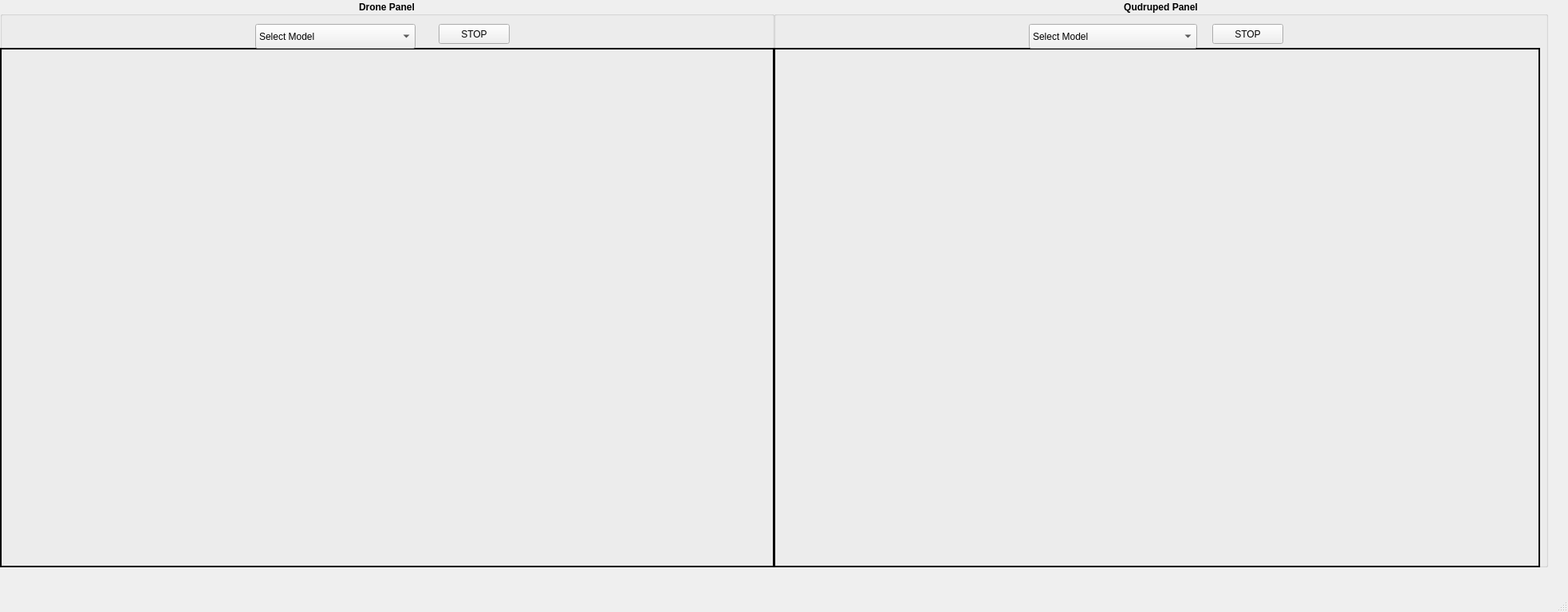
<?xml version="1.0" encoding="UTF-8"?>
<ui version="4.0">
 <class>MainWindow</class>
 <widget class="QMainWindow" name="MainWindow">
  <property name="geometry">
   <rect>
    <x>0</x>
    <y>0</y>
    <width>1966</width>
    <height>767</height>
   </rect>
  </property>
  <property name="windowTitle">
   <string>Live Stream</string>
  </property>
  <property name="autoFillBackground">
   <bool>false</bool>
  </property>
  <widget class="QWidget" name="centralwidget">
   <widget class="QGroupBox" name="groupBox">
    <property name="geometry">
     <rect>
      <x>0</x>
      <y>0</y>
      <width>971</width>
      <height>711</height>
     </rect>
    </property>
    <property name="font">
     <font>
      <weight>75</weight>
      <bold>true</bold>
     </font>
    </property>
    <property name="layoutDirection">
     <enum>Qt::LeftToRight</enum>
    </property>
    <property name="autoFillBackground">
     <bool>true</bool>
    </property>
    <property name="title">
     <string>Drone Panel</string>
    </property>
    <property name="alignment">
     <set>Qt::AlignCenter</set>
    </property>
    <widget class="QLabel" name="Screen1">
     <property name="geometry">
      <rect>
       <x>0</x>
       <y>60</y>
       <width>971</width>
       <height>651</height>
      </rect>
     </property>
     <property name="autoFillBackground">
      <bool>false</bool>
     </property>
     <property name="styleSheet">
      <string notr="true">border-color: rgb(0, 0, 0);</string>
     </property>
     <property name="frameShape">
      <enum>QFrame::Panel</enum>
     </property>
     <property name="frameShadow">
      <enum>QFrame::Plain</enum>
     </property>
     <property name="lineWidth">
      <number>2</number>
     </property>
     <property name="text">
      <string/>
     </property>
    </widget>
    <widget class="QPushButton" name="stop">
     <property name="geometry">
      <rect>
       <x>550</x>
       <y>30</y>
       <width>89</width>
       <height>25</height>
      </rect>
     </property>
     <property name="font">
      <font>
       <weight>50</weight>
       <bold>false</bold>
      </font>
     </property>
     <property name="text">
      <string>STOP</string>
     </property>
    </widget>
    <widget class="QComboBox" name="comboBox">
     <property name="geometry">
      <rect>
       <x>320</x>
       <y>30</y>
       <width>201</width>
       <height>31</height>
      </rect>
     </property>
     <property name="font">
      <font>
       <weight>50</weight>
       <bold>false</bold>
      </font>
     </property>
     <property name="currentText">
      <string>Select Model</string>
     </property>
     <item>
      <property name="text">
       <string>Select Model</string>
      </property>
     </item>
     <item>
      <property name="text">
       <string>MultiLabel Classification</string>
      </property>
     </item>
     <item>
      <property name="text">
       <string>Object Detection Count</string>
      </property>
     </item>
    </widget>
    <widget class="QPushButton" name="stop2">
     <property name="geometry">
      <rect>
       <x>20</x>
       <y>890</y>
       <width>89</width>
       <height>25</height>
      </rect>
     </property>
     <property name="text">
      <string>STOP</string>
     </property>
    </widget>
   </widget>
   <widget class="QGroupBox" name="groupBox_2">
    <property name="geometry">
     <rect>
      <x>970</x>
      <y>0</y>
      <width>971</width>
      <height>711</height>
     </rect>
    </property>
    <property name="font">
     <font>
      <weight>75</weight>
      <bold>true</bold>
     </font>
    </property>
    <property name="title">
     <string>Qudruped Panel</string>
    </property>
    <property name="alignment">
     <set>Qt::AlignCenter</set>
    </property>
    <widget class="QPushButton" name="stop_3">
     <property name="geometry">
      <rect>
       <x>550</x>
       <y>30</y>
       <width>89</width>
       <height>25</height>
      </rect>
     </property>
     <property name="font">
      <font>
       <weight>50</weight>
       <bold>false</bold>
      </font>
     </property>
     <property name="text">
      <string>STOP</string>
     </property>
    </widget>
    <widget class="QPushButton" name="stop2_2">
     <property name="geometry">
      <rect>
       <x>20</x>
       <y>890</y>
       <width>89</width>
       <height>25</height>
      </rect>
     </property>
     <property name="text">
      <string>STOP</string>
     </property>
    </widget>
    <widget class="QLabel" name="Screen2">
     <property name="geometry">
      <rect>
       <x>0</x>
       <y>60</y>
       <width>961</width>
       <height>651</height>
      </rect>
     </property>
     <property name="frameShape">
      <enum>QFrame::Panel</enum>
     </property>
     <property name="lineWidth">
      <number>2</number>
     </property>
     <property name="text">
      <string/>
     </property>
    </widget>
    <widget class="QComboBox" name="comboBox_2">
     <property name="geometry">
      <rect>
       <x>320</x>
       <y>30</y>
       <width>211</width>
       <height>31</height>
      </rect>
     </property>
     <property name="font">
      <font>
       <weight>50</weight>
       <bold>false</bold>
      </font>
     </property>
     <property name="currentText">
      <string>Select Model</string>
     </property>
     <item>
      <property name="text">
       <string>Select Model</string>
      </property>
     </item>
     <item>
      <property name="text">
       <string>MultiLabel Classification</string>
      </property>
     </item>
     <item>
      <property name="text">
       <string>Object Detection Count</string>
      </property>
     </item>
    </widget>
   </widget>
   <zorder>groupBox_2</zorder>
   <zorder>groupBox</zorder>
  </widget>
  <widget class="QMenuBar" name="menubar">
   <property name="geometry">
    <rect>
     <x>0</x>
     <y>0</y>
     <width>1966</width>
     <height>22</height>
    </rect>
   </property>
  </widget>
  <widget class="QStatusBar" name="statusbar"/>
 </widget>
 <resources>
  <include location="resources/test.qrc"/>
 </resources>
 <connections/>
</ui>
